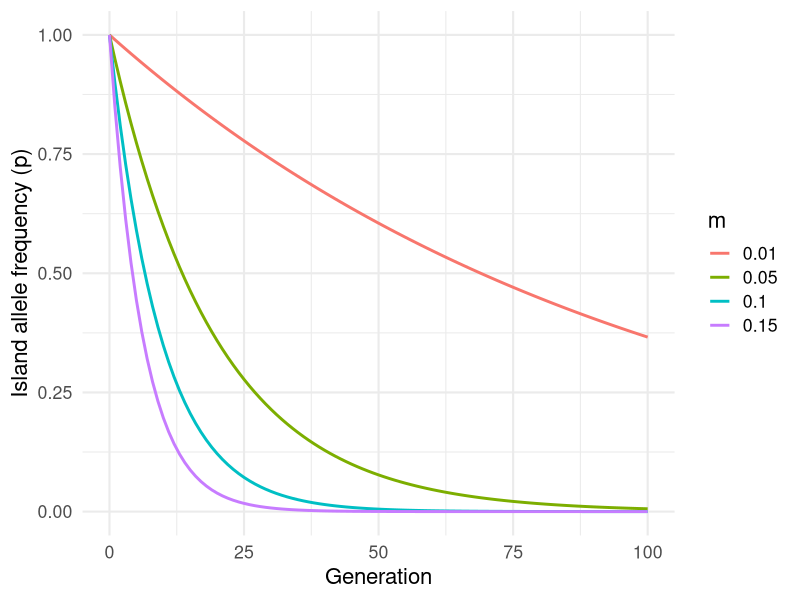
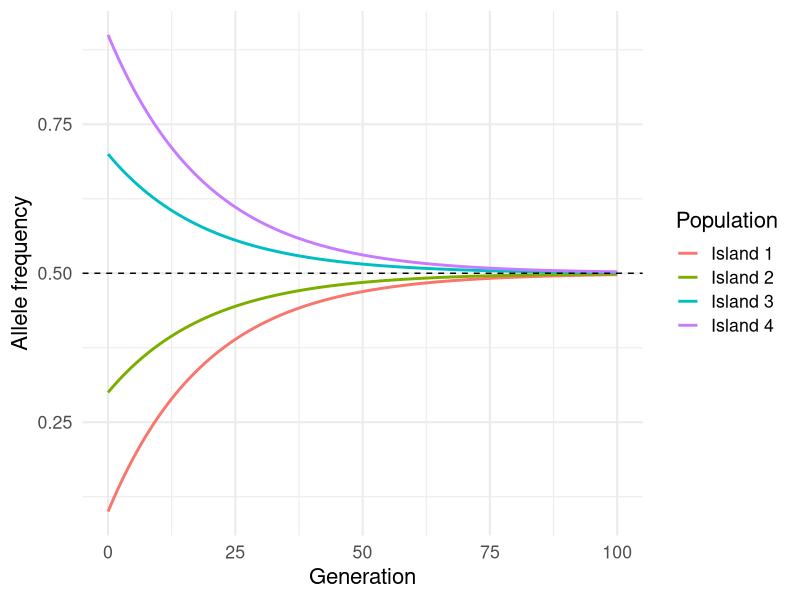
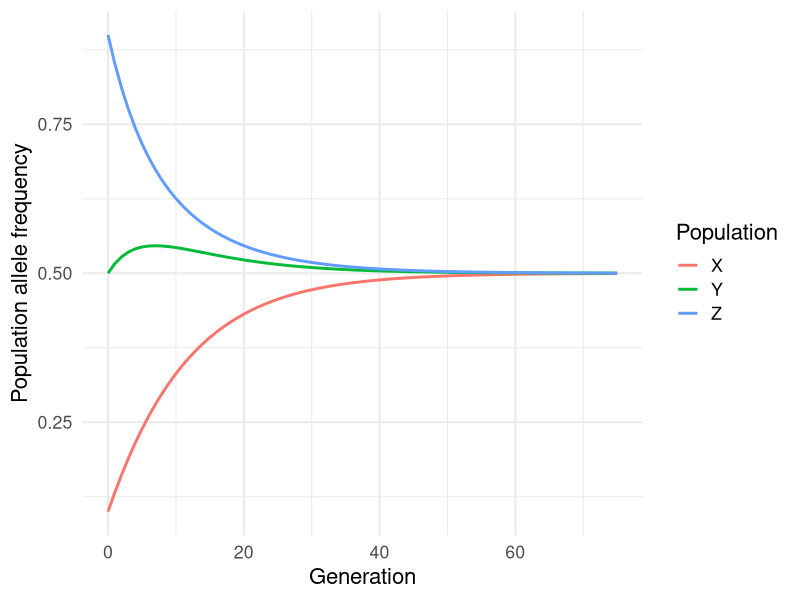

Recreate these plots in R, in order.
## ---- chunk 1
#| echo: false
#| message: false
#| warning: false
library(ggplot2)
theme_set(theme_minimal(base_size = 16))
## ---- chunk 2
#| echo: true
m_values <- c( 0.01, 0.05, 0.10, 0.15 )
T <- 100
px <- 0

results <- data.frame()
for( m in m_values ) {
  p <- numeric( T + 1 )
  p[1] <- 1
  for( t in 1:T ) {
    p[t + 1] <- (1 - m) * p[t] + m * px
  }
  results <- rbind( results, data.frame( m = m, Generation = 0:T, p = p ) )
}
results$m <- factor( results$m )
## ---- chunk 3
#| fig-alt: "Island allele frequency falling from 1 toward 0 over 100 generations under four migration rates; the fastest at m = 0.15, the slowest at m = 0.01."
ggplot( results, aes( x = Generation, y = p, color = m ) ) +
  geom_line( linewidth = 1 ) +
  ylab( "Island allele frequency (p)" )
## ---- chunk 4
#| echo: true
T <- 100
m <- 0.05
p0 <- c( 0.1, 0.3, 0.7, 0.9 )
pbar <- mean( p0 )

islands <- data.frame()
for( i in 1:length( p0 ) ) {
  Generation <- 0:T
  Frequency <- pbar + (p0[i] - pbar) * (1 - m)^Generation
  islands <- rbind( islands,
                    data.frame( Population = paste( "Island", i ),
                                Generation = Generation,
                                Frequency = Frequency ) )
}
## ---- chunk 5
#| fig-alt: "Four island populations starting at 0.1, 0.3, 0.7, and 0.9 converging on 0.5."
ggplot( islands, aes( x = Generation, y = Frequency, color = Population ) ) +
  geom_line( linewidth = 1 ) +
  geom_hline( yintercept = pbar, linetype = "dashed" ) +
  ylab( "Allele frequency" )
## ---- chunk 6
#| echo: true
T <- 75
pX <- pY <- pZ <- rep( NA, T + 1 )
pX[1] <- 0.1; pY[1] <- 0.5; pZ[1] <- 0.9
mXY <- 0.04; mXZ <- 0.02; mYZ <- 0.08

for( gen in 2:(T + 1) ) {
  pX[gen] <- mXY * pY[gen - 1] + mXZ * pZ[gen - 1] + (1 - (mXY + mXZ)) * pX[gen - 1]
  pY[gen] <- mXY * pX[gen - 1] + mYZ * pZ[gen - 1] + (1 - (mXY + mYZ)) * pY[gen - 1]
  pZ[gen] <- mXZ * pX[gen - 1] + mYZ * pY[gen - 1] + (1 - (mXZ + mYZ)) * pZ[gen - 1]
}

df <- data.frame( Generation = rep( 0:T, times = 3 ),
                  Frequency = c( pX, pY, pZ ),
                  Population = rep( c( "X", "Y", "Z" ), each = T + 1 ) )
## ---- chunk 7
#| fig-alt: "Three populations starting at 0.1, 0.5, and 0.9 converging on 0.5; Y first rises toward Z before settling back."
ggplot( df, aes( x = Generation, y = Frequency, color = Population ) ) +
  geom_line( linewidth = 1 ) +
  ylab( "Population allele frequency" )
## ---- chunk 8
#| echo: true
M <- matrix( c( 1 - (mXY + mXZ), mXY,             mXZ,
                mXY,             1 - (mXY + mYZ), mYZ,
                mXZ,             mYZ,             1 - (mXZ + mYZ) ),
             nrow = 3, byrow = TRUE )
p <- c( 0.1, 0.5, 0.9 )
for( gen in 1:T ) {
  p <- M %*% p
}
t( p )
